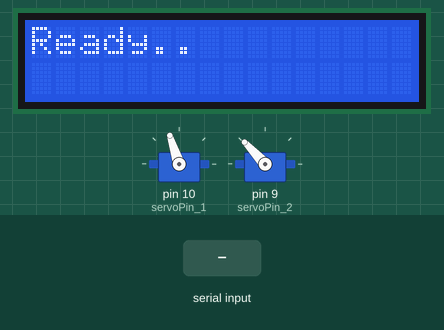
Bench run of a sketch on a simulated Arduino Uno, built with avr-gcc and run on an emulated ATmega328P. On the bench: 16×2 character LCD, 2 × servo. Inputs (shaded band) come from the test bench. What the sketch prints to the serial monitor is not drawn.

Above: at 1.2 s.
1.3 s: "90,45\n" received over Serial
At 1.6 s:
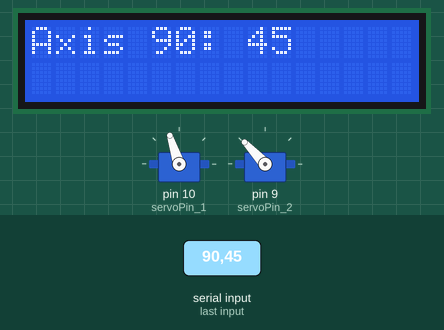
2.8 s: "30,150\n" received over Serial
At 3.8 s:
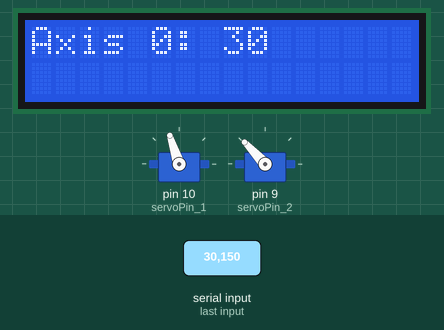
Timing chart, 0 to 5.8 s (numbered marks = the images above; inputs shaded):
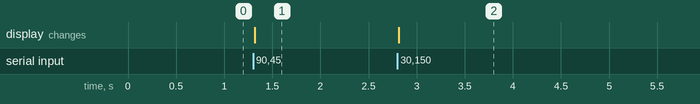

The sketch:

Servo12-Setup.ino
```cpp
#include <Servo.h>
  Servo servo_1, servo_2;

  #define servoPin_1  10
  #define servoPin_2  9

#include <Wire.h>
#include <LiquidCrystal_I2C.h>
  LiquidCrystal_I2C lcd = LiquidCrystal_I2C (0x27,16,2);

long DataIn[2];
int TData = 2;

void setup() {
  // put your setup code here, to run once:

  Serial.begin(9600);
  Serial.println("\nSTART ===================");

  lcd.init();
  lcd.backlight();
  lcd.clear();
  lcd.print("Ready..");

  servo_1.attach(servoPin_1);
  servo_2.attach(servoPin_2);

  Axis(1,80);
  Axis(2,160);

}

void loop() {
  if (Serial.available() > 0){
    for (int s = 0; s < TData; s++)
      DataIn[s] = Serial.parseInt();

    if (Serial.available() > 0){
      Serial.print("\nData Received:");
      lcd.clear();
      for (int s = 0; s < TData; s++)
        Serial.print(" " + String(DataIn[s]));

      //Myservo(DataIn[0], DataIn[1]);
      Axis(DataIn[0], DataIn[1]);

      lcd.print("Axis " + String(DataIn[0]) + ": " + String(DataIn[1]));

    }
  }

}

void Axis(int nservo, int value){
  int right_angle;
  switch (nservo){

    case 1:
      right_angle = 98;
      Myservo(1,map(value, 0, 180, right_angle+90, right_angle-90));
    break;

    case 2:
      right_angle = 63;
      Myservo(2,map(value, 0, 180, right_angle-90, right_angle+90));
    break;

  }

}

void Myservo(int num, int value){
  if(num == 1) servo_1.write(value);
  if(num == 2) servo_2.write(value);
}
```

Measured:
- after the input at 1.3 s, the display: changes at once (image 1)
- after the input at 2.8 s, the display: changes at once (image 2)
